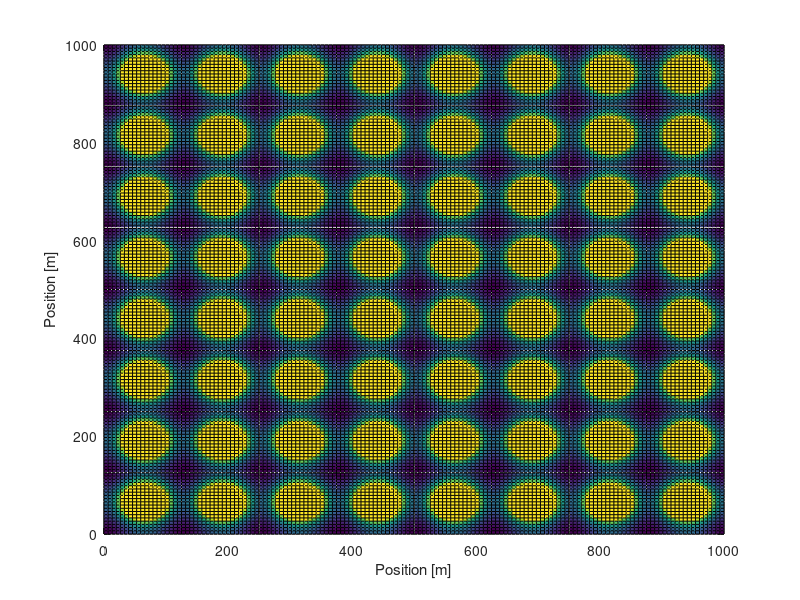

Reproduce this figure in MATLAB. (Note: this script raises an error after producing the figure.)
clc;
close all;
clear all;


%% Simulation Parameters

squareLength = 1000; %Length of the square coverage area in meters
nbrAPs = 64; %Total number of APs in the area
numberOfAntennas = 1; %Range of number of antennas
nbrAPsPerDim = sqrt(nbrAPs); %APs per dimension
SNRedge = 1/8; %Set the cell edge SNR to -9 dB, which corresponds to 0 dB with an 9 dBi antenna
Kdims = 20; %Number of UE locations in horizontal/vertical dimension
K = Kdims*Kdims; %Number of UEs per cell
alpha = 4; %Pathloss exponent
maxSE = 8; %Maximum spectral efficiency
bandwidth = 10; %Bandwidth in MHz

%Distance between APs in horizontal/vertical dimension
interSiteDistance = squareLength/nbrAPsPerDim;
interSiteDistanceCellular = squareLength/2;
%Put out the APs on a square grid
locationsGridHorizontal = repmat(interSiteDistance/2:interSiteDistance:squareLength-interSiteDistance/2,[nbrAPsPerDim 1]);
locationsGridVertical = locationsGridHorizontal';
BSpositions = locationsGridHorizontal(:) + 1i*locationsGridVertical(:);
%Compute alternative AP locations by using wrap around
wrapHorizontal = repmat([-squareLength 0 squareLength],[3 1]);
wrapVertical = wrapHorizontal';
wrapLocations = wrapHorizontal(:)' + 1i*wrapVertical(:)';
APpositionsWrapped = repmat(BSpositions,[1 length(wrapLocations)]) + repmat(wrapLocations,[nbrAPs 1]);

%Prepare to put out the UEs in the cells
UEpositions = zeros(K,nbrAPs);
perBS = zeros(nbrAPs,1);
%Prepare to compute SEs
SEs_cellular = zeros(K,nbrAPs,length(numberOfAntennas));
SEs_cellfree = zeros(K,nbrAPs,length(numberOfAntennas));

%% Main Simulation Loop

%Go through all the cells
for l = 1:nbrAPs
    %Put out K users in each cell
    while min(perBS(l))<K
        posTmp = repmat(linspace(0,1,Kdims),[Kdims 1]);
        posTmp2 = posTmp';
        posX = interSiteDistance*posTmp(:) + real(BSpositions(l)) - interSiteDistance/2;
        posY = interSiteDistance*posTmp2(:) + imag(BSpositions(l)) - interSiteDistance/2;
        UEpositions(:,l) = posX + 1i*posY;
        perBS(l) = K;
    end

    %Compute the distance from the UEs to AP l
    distancesSquaredBSl = min(abs( repmat(UEpositions(:,l),[1 size(APpositionsWrapped,2)]) - repmat(APpositionsWrapped(l,:),[K 1]) ),[],2);
    %Compute the signal power for each UE
    signalPower = ((interSiteDistanceCellular/2)./distancesSquaredBSl).^(alpha);
    %Compute the interference power for each UE
    interferencePower = zeros(size(distancesSquaredBSl));
    for j = 1:nbrAPs
        %Compute the distance from the users to UE j
        distancesSquaredBSj = min(abs( repmat(UEpositions(:,l),[1 size(APpositionsWrapped,2)]) - repmat(APpositionsWrapped(j,:),[K 1]) ),[],2);
        %Add interference from non-serving APs
        if j~=l
            interferencePower = interferencePower + ((interSiteDistanceCellular/2)./distancesSquaredBSj).^(alpha);
        end
    end
    %Compute SE for different number of antennas, assuming i.i.d. Rayleigh fading and perfect CSI
    for m = 1:length(numberOfAntennas)
        SEs_cellfree(:,l,m) = log2(1+SNRedge*numberOfAntennas(m)*(signalPower + interferencePower));
        SEs_cellfree(SEs_cellfree(:,l,m)>maxSE,l,m) = maxSE;
        SEs_cellular(:,l,m) = log2(1+numberOfAntennas(m)*signalPower./(interferencePower+1/SNRedge));
        SEs_cellular(SEs_cellular(:,l,m)>maxSE,l,m) = maxSE;
    end
end

%% Plotting Results

%Plot the simulation results
figure;
hold on; box on; grid on;
for l = 1:nbrAPs
    surf(reshape(real(UEpositions(:,l)),[Kdims Kdims]),reshape(imag(UEpositions(:,l)),[Kdims Kdims]),bandwidth*reshape(SEs_cellfree(:,l,m),[Kdims Kdims]));
end
xlim([0 1000]);
ylim([0 1000]);
zlim([0 bandwidth*maxSE]);
xlabel('Position [m]');
ylabel('Position [m]');
zlabel('Data rate [Mbit/s/user]');
clim([0,bandwidth*maxSE]);
view(-52,28);
set(gca,'fontsize',16);

%Plot the simulation results
figure;
hold on; box on; grid on;
for l = 1:nbrAPs
    surf(reshape(real(UEpositions(:,l)),[Kdims Kdims]),reshape(imag(UEpositions(:,l)),[Kdims Kdims]),bandwidth*reshape(SEs_cellular(:,l,m),[Kdims Kdims]));
end
xlim([0 1000]);
ylim([0 1000]);
zlim([0 bandwidth*maxSE]);
xlabel('Position [m]');
ylabel('Position [m]');
zlabel('Data rate [Mbit/s/user]');
clim([0,bandwidth*maxSE]);
view(-52,28);
set(gca,'fontsize',16);